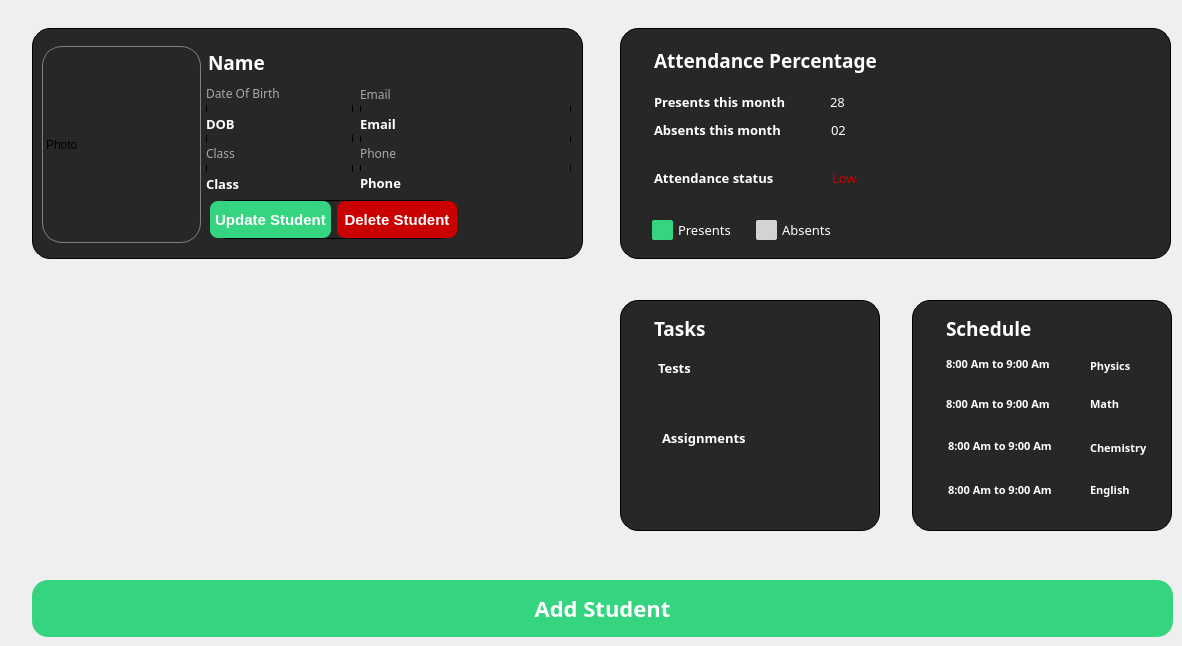
          <widget class="QWidget" name="page_3">
           <widget class="QFrame" name="frame">
            <property name="geometry">
             <rect>
              <x>32</x>
              <y>28</y>
              <width>551</width>
              <height>231</height>
             </rect>
            </property>
            <property name="styleSheet">
             <string notr="true">background-color: rgb(39, 39, 39);
border : 1px solid black;
border-radius : 18px;</string>
            </property>
            <property name="frameShape">
             <enum>QFrame::Shape::StyledPanel</enum>
            </property>
            <property name="frameShadow">
             <enum>QFrame::Shadow::Raised</enum>
            </property>
            <widget class="QLabel" name="studentPhotoLabel">
             <property name="geometry">
              <rect>
               <x>10</x>
               <y>18</y>
               <width>159</width>
               <height>197</height>
              </rect>
             </property>
             <property name="styleSheet">
              <string notr="true">border : 1px solid gray;
border-radius : 20px;</string>
             </property>
             <property name="text">
              <string>Photo</string>
             </property>
             <property name="scaledContents">
              <bool>true</bool>
             </property>
            </widget>
            <widget class="QWidget" name="layoutWidget">
             <property name="geometry">
              <rect>
               <x>328</x>
               <y>54</y>
               <width>211</width>
               <height>113</height>
              </rect>
             </property>
             <layout class="QVBoxLayout" name="verticalLayout_15">
              <item>
               <widget class="QLabel" name="studentDOBLabel_4">
                <property name="font">
                 <font>
                  <family>Poppins</family>
                 </font>
                </property>
                <property name="styleSheet">
                 <string notr="true">border : none;
color: rgb(168, 168, 168);</string>
                </property>
                <property name="text">
                 <string>Email</string>
                </property>
                <property name="scaledContents">
                 <bool>true</bool>
                </property>
               </widget>
              </item>
              <item>
               <widget class="QLabel" name="studentEmailLabel">
                <property name="font">
                 <font>
                  <family>Poppins</family>
                  <pointsize>10</pointsize>
                  <bold>true</bold>
                 </font>
                </property>
                <property name="styleSheet">
                 <string notr="true">border : none;
color : white;</string>
                </property>
                <property name="text">
                 <string>Email</string>
                </property>
                <property name="scaledContents">
                 <bool>true</bool>
                </property>
               </widget>
              </item>
              <item>
               <widget class="QLabel" name="studentDOBLabel_5">
                <property name="font">
                 <font>
                  <family>Poppins</family>
                 </font>
                </property>
                <property name="styleSheet">
                 <string notr="true">border : none;
color: rgb(168, 168, 168);</string>
                </property>
                <property name="text">
                 <string>Phone</string>
                </property>
                <property name="scaledContents">
                 <bool>true</bool>
                </property>
               </widget>
              </item>
              <item>
               <widget class="QLabel" name="studentPhoneLabel">
                <property name="font">
                 <font>
                  <family>Poppins</family>
                  <pointsize>10</pointsize>
                  <bold>true</bold>
                 </font>
                </property>
                <property name="styleSheet">
                 <string notr="true">border : none;
color : white;</string>
                </property>
                <property name="text">
                 <string>Phone</string>
                </property>
                <property name="scaledContents">
                 <bool>true</bool>
                </property>
               </widget>
              </item>
             </layout>
            </widget>
            <widget class="QWidget" name="layoutWidget">
             <property name="geometry">
              <rect>
               <x>178</x>
               <y>172</y>
               <width>247</width>
               <height>39</height>
              </rect>
             </property>
             <layout class="QHBoxLayout" name="horizontalLayout_2">
              <item>
               <widget class="QPushButton" name="editStudentButton">
                <property name="minimumSize">
                 <size>
                  <width>0</width>
                  <height>37</height>
                 </size>
                </property>
                <property name="maximumSize">
                 <size>
                  <width>16777215</width>
                  <height>37</height>
                 </size>
                </property>
                <property name="styleSheet">
                 <string notr="true">QPushButton{
	background-color : #34D481;
	color : white;
	border : none;
	border-radius : 8px;
	font-weight : bold;
	font-size : 15px;
}</string>
                </property>
                <property name="text">
                 <string>Update Student</string>
                </property>
               </widget>
              </item>
              <item>
               <widget class="QPushButton" name="deleteStudentButton">
                <property name="minimumSize">
                 <size>
                  <width>0</width>
                  <height>37</height>
                 </size>
                </property>
                <property name="maximumSize">
                 <size>
                  <width>16777215</width>
                  <height>37</height>
                 </size>
                </property>
                <property name="styleSheet">
                 <string notr="true">QPushButton{
	background-color: rgb(202, 0, 0);
	color : white;
	border : none;
	border-radius : 8px;
	font-weight : bold;
	font-size : 15px;
}</string>
                </property>
                <property name="text">
                 <string>Delete Student</string>
                </property>
               </widget>
              </item>
             </layout>
            </widget>
            <widget class="QWidget" name="layoutWidget">
             <property name="geometry">
              <rect>
               <x>174</x>
               <y>54</y>
               <width>147</width>
               <height>113</height>
              </rect>
             </property>
             <layout class="QVBoxLayout" name="verticalLayout_14">
              <property name="spacing">
               <number>7</number>
              </property>
              <item>
               <widget class="QLabel" name="studentDOBLabel_2">
                <property name="font">
                 <font>
                  <family>Poppins</family>
                 </font>
                </property>
                <property name="styleSheet">
                 <string notr="true">border : none;
color: rgb(168, 168, 168);</string>
                </property>
                <property name="text">
                 <string>Date Of Birth</string>
                </property>
                <property name="scaledContents">
                 <bool>true</bool>
                </property>
               </widget>
              </item>
              <item>
               <widget class="QLabel" name="studentDOBLabel">
                <property name="font">
                 <font>
                  <family>Poppins</family>
                  <pointsize>10</pointsize>
                  <bold>true</bold>
                 </font>
                </property>
                <property name="styleSheet">
                 <string notr="true">border : none;
color : white;</string>
                </property>
                <property name="text">
                 <string>DOB</string>
                </property>
                <property name="scaledContents">
                 <bool>true</bool>
                </property>
               </widget>
              </item>
              <item>
               <widget class="QLabel" name="studentDOBLabel_3">
                <property name="font">
                 <font>
                  <family>Poppins</family>
                 </font>
                </property>
                <property name="styleSheet">
                 <string notr="true">border : none;
color: rgb(168, 168, 168);</string>
                </property>
                <property name="text">
                 <string>Class</string>
                </property>
                <property name="scaledContents">
                 <bool>true</bool>
                </property>
               </widget>
              </item>
              <item>
               <widget class="QLabel" name="studentClassLabel">
                <property name="font">
                 <font>
                  <family>Poppins</family>
                  <pointsize>10</pointsize>
                  <bold>true</bold>
                 </font>
                </property>
                <property name="styleSheet">
                 <string notr="true">border : none;
color : white;</string>
                </property>
                <property name="text">
                 <string>Class</string>
                </property>
                <property name="scaledContents">
                 <bool>true</bool>
                </property>
               </widget>
              </item>
             </layout>
            </widget>
            <widget class="QLabel" name="studentNameLabel">
             <property name="geometry">
              <rect>
               <x>176</x>
               <y>18</y>
               <width>357</width>
               <height>32</height>
              </rect>
             </property>
             <property name="font">
              <font>
               <family>Poppins</family>
               <pointsize>14</pointsize>
               <bold>true</bold>
              </font>
             </property>
             <property name="styleSheet">
              <string notr="true">border : none;
color : white;</string>
             </property>
             <property name="text">
              <string>Name</string>
             </property>
             <property name="scaledContents">
              <bool>true</bool>
             </property>
            </widget>
           </widget>
           <widget class="QPushButton" name="Add_Student">
            <property name="geometry">
             <rect>
              <x>32</x>
              <y>580</y>
              <width>1141</width>
              <height>57</height>
             </rect>
            </property>
            <property name="font">
             <font>
              <family>Poppins</family>
              <pointsize>-1</pointsize>
              <bold>true</bold>
             </font>
            </property>
            <property name="styleSheet">
             <string notr="true">QPushButton{
	background-color : #34D481;
	color : white;
	border : none;
	border-radius : 16px;
	font-weight : bold;
	font-family : &quot;Poppins&quot;;
	font-size : 22px;
}</string>
            </property>
            <property name="text">
             <string>Add Student</string>
            </property>
           </widget>
           <widget class="QFrame" name="frame_2">
            <property name="geometry">
             <rect>
              <x>620</x>
              <y>28</y>
              <width>551</width>
              <height>231</height>
             </rect>
            </property>
            <property name="styleSheet">
             <string notr="true">background-color: rgb(39, 39, 39);
border : 1px solid black;
border-radius : 18px;</string>
            </property>
            <property name="frameShape">
             <enum>QFrame::Shape::StyledPanel</enum>
            </property>
            <property name="frameShadow">
             <enum>QFrame::Shadow::Raised</enum>
            </property>
            <widget class="QFrame" name="frame_attendance">
             <property name="geometry">
              <rect>
               <x>322</x>
               <y>34</y>
               <width>169</width>
               <height>167</height>
              </rect>
             </property>
             <property name="styleSheet">
              <string notr="true">QFrame {
    background-color: transparent;
    border : none;
}
</string>
             </property>
             <property name="frameShape">
              <enum>QFrame::Shape::StyledPanel</enum>
             </property>
             <property name="frameShadow">
              <enum>QFrame::Shadow::Raised</enum>
             </property>
            </widget>
            <widget class="QLabel" name="studentNameLabel_2">
             <property name="geometry">
              <rect>
               <x>34</x>
               <y>16</y>
               <width>289</width>
               <height>32</height>
              </rect>
             </property>
             <property name="font">
              <font>
               <family>Poppins</family>
               <pointsize>14</pointsize>
               <bold>true</bold>
              </font>
             </property>
             <property name="styleSheet">
              <string notr="true">border : none;
color : white;</string>
             </property>
             <property name="text">
              <string>Attendance Percentage</string>
             </property>
             <property name="scaledContents">
              <bool>true</bool>
             </property>
            </widget>
            <widget class="QLabel" name="studentDOBLabel_6">
             <property name="geometry">
              <rect>
               <x>58</x>
               <y>190</y>
               <width>77</width>
               <height>24</height>
              </rect>
             </property>
             <property name="font">
              <font>
               <family>Poppins</family>
               <pointsize>10</pointsize>
               <bold>false</bold>
              </font>
             </property>
             <property name="styleSheet">
              <string notr="true">border : none;
color : white;</string>
             </property>
             <property name="text">
              <string>Presents</string>
             </property>
             <property name="scaledContents">
              <bool>true</bool>
             </property>
            </widget>
            <widget class="QLabel" name="label_4">
             <property name="geometry">
              <rect>
               <x>32</x>
               <y>192</y>
               <width>21</width>
               <height>20</height>
              </rect>
             </property>
             <property name="minimumSize">
              <size>
               <width>21</width>
               <height>20</height>
              </size>
             </property>
             <property name="maximumSize">
              <size>
               <width>21</width>
               <height>20</height>
              </size>
             </property>
             <property name="styleSheet">
              <string notr="true">background-color:  #34D481;
border-radius : 2px;
border : none;</string>
             </property>
             <property name="text">
              <string/>
             </property>
            </widget>
            <widget class="QLabel" name="label_6">
             <property name="geometry">
              <rect>
               <x>136</x>
               <y>192</y>
               <width>21</width>
               <height>20</height>
              </rect>
             </property>
             <property name="minimumSize">
              <size>
               <width>21</width>
               <height>20</height>
              </size>
             </property>
             <property name="maximumSize">
              <size>
               <width>21</width>
               <height>20</height>
              </size>
             </property>
             <property name="styleSheet">
              <string notr="true">background-color:  lightgray;
border-radius : 2px;
border : none;</string>
             </property>
             <property name="text">
              <string/>
             </property>
            </widget>
            <widget class="QLabel" name="studentDOBLabel_7">
             <property name="geometry">
              <rect>
               <x>162</x>
               <y>190</y>
               <width>75</width>
               <height>24</height>
              </rect>
             </property>
             <property name="font">
              <font>
               <family>Poppins</family>
               <pointsize>10</pointsize>
               <bold>false</bold>
              </font>
             </property>
             <property name="styleSheet">
              <string notr="true">border : none;
color : white;</string>
             </property>
             <property name="text">
              <string>Absents</string>
             </property>
             <property name="scaledContents">
              <bool>true</bool>
             </property>
            </widget>
            <widget class="QLabel" name="month_present">
             <property name="geometry">
              <rect>
               <x>34</x>
               <y>62</y>
               <width>181</width>
               <height>24</height>
              </rect>
             </property>
             <property name="font">
              <font>
               <family>Poppins</family>
               <pointsize>10</pointsize>
               <bold>true</bold>
              </font>
             </property>
             <property name="styleSheet">
              <string notr="true">border : none;
color : white;</string>
             </property>
             <property name="text">
              <string>Presents this month</string>
             </property>
             <property name="scaledContents">
              <bool>true</bool>
             </property>
            </widget>
            <widget class="QLabel" name="month_absent">
             <property name="geometry">
              <rect>
               <x>34</x>
               <y>90</y>
               <width>173</width>
               <height>24</height>
              </rect>
             </property>
             <property name="font">
              <font>
               <family>Poppins</family>
               <pointsize>10</pointsize>
               <bold>true</bold>
              </font>
             </property>
             <property name="styleSheet">
              <string notr="true">border : none;
color : white;</string>
             </property>
             <property name="text">
              <string>Absents this month</string>
             </property>
             <property name="scaledContents">
              <bool>true</bool>
             </property>
            </widget>
            <widget class="QLabel" name="label_presentCount">
             <property name="geometry">
              <rect>
               <x>210</x>
               <y>62</y>
               <width>29</width>
               <height>24</height>
              </rect>
             </property>
             <property name="font">
              <font>
               <family>Poppins</family>
               <pointsize>10</pointsize>
               <bold>false</bold>
              </font>
             </property>
             <property name="styleSheet">
              <string notr="true">border : none;
color : white;</string>
             </property>
             <property name="text">
              <string>28</string>
             </property>
             <property name="scaledContents">
              <bool>true</bool>
             </property>
            </widget>
            <widget class="QLabel" name="label_absentCount">
             <property name="geometry">
              <rect>
               <x>211</x>
               <y>90</y>
               <width>27</width>
               <height>24</height>
              </rect>
             </property>
             <property name="font">
              <font>
               <family>Poppins</family>
               <pointsize>10</pointsize>
               <bold>false</bold>
              </font>
             </property>
             <property name="styleSheet">
              <string notr="true">border : none;
color : white;</string>
             </property>
             <property name="text">
              <string>02</string>
             </property>
             <property name="scaledContents">
              <bool>true</bool>
             </property>
            </widget>
            <widget class="QLabel" name="month_status">
             <property name="geometry">
              <rect>
               <x>34</x>
               <y>138</y>
               <width>173</width>
               <height>24</height>
              </rect>
             </property>
             <property name="font">
              <font>
               <family>Poppins</family>
               <pointsize>10</pointsize>
               <bold>true</bold>
              </font>
             </property>
             <property name="styleSheet">
              <string notr="true">border : none;
color : white;</string>
             </property>
             <property name="text">
              <string>Attendance status</string>
             </property>
             <property name="scaledContents">
              <bool>true</bool>
             </property>
            </widget>
            <widget class="QLabel" name="label_attendanceStatus">
             <property name="geometry">
              <rect>
               <x>212</x>
               <y>138</y>
               <width>75</width>
               <height>24</height>
              </rect>
             </property>
             <property name="font">
              <font>
               <family>Poppins</family>
               <pointsize>10</pointsize>
               <bold>false</bold>
              </font>
             </property>
             <property name="styleSheet">
              <string notr="true">border : none;
color : rgb(202, 0, 0);</string>
             </property>
             <property name="text">
              <string>Low</string>
             </property>
             <property name="scaledContents">
              <bool>true</bool>
             </property>
            </widget>
           </widget>
           <widget class="QWidget" name="chartContainer" native="true">
            <property name="geometry">
             <rect>
              <x>25</x>
              <y>290</y>
              <width>581</width>
              <height>250</height>
             </rect>
            </property>
            <property name="styleSheet">
             <string notr="true"/>
            </property>
           </widget>
           <widget class="QFrame" name="frame_3">
            <property name="geometry">
             <rect>
              <x>620</x>
              <y>300</y>
              <width>260</width>
              <height>231</height>
             </rect>
            </property>
            <property name="styleSheet">
             <string notr="true">background-color: rgb(39, 39, 39);
border : 1px solid black;
border-radius : 18px;</string>
            </property>
            <property name="frameShape">
             <enum>QFrame::Shape::StyledPanel</enum>
            </property>
            <property name="frameShadow">
             <enum>QFrame::Shadow::Raised</enum>
            </property>
            <widget class="QLabel" name="studentNameLabel_3">
             <property name="geometry">
              <rect>
               <x>34</x>
               <y>12</y>
               <width>79</width>
               <height>32</height>
              </rect>
             </property>
             <property name="font">
              <font>
               <family>Poppins</family>
               <pointsize>14</pointsize>
               <bold>true</bold>
              </font>
             </property>
             <property name="styleSheet">
              <string notr="true">border : none;
color : white;</string>
             </property>
             <property name="text">
              <string>Tasks</string>
             </property>
             <property name="scaledContents">
              <bool>true</bool>
             </property>
            </widget>
            <widget class="QLabel" name="month_present_2">
             <property name="geometry">
              <rect>
               <x>38</x>
               <y>56</y>
               <width>51</width>
               <height>24</height>
              </rect>
             </property>
             <property name="font">
              <font>
               <family>Poppins</family>
               <pointsize>10</pointsize>
               <bold>true</bold>
              </font>
             </property>
             <property name="styleSheet">
              <string notr="true">border : none;
color : white;</string>
             </property>
             <property name="text">
              <string>Tests</string>
             </property>
             <property name="scaledContents">
              <bool>true</bool>
             </property>
            </widget>
            <widget class="QLabel" name="month_present_3">
             <property name="geometry">
              <rect>
               <x>42</x>
               <y>126</y>
               <width>121</width>
               <height>24</height>
              </rect>
             </property>
             <property name="font">
              <font>
               <family>Poppins</family>
               <pointsize>10</pointsize>
               <bold>true</bold>
              </font>
             </property>
             <property name="styleSheet">
              <string notr="true">border : none;
color : white;</string>
             </property>
             <property name="text">
              <string>Assignments</string>
             </property>
             <property name="scaledContents">
              <bool>true</bool>
             </property>
            </widget>
           </widget>
           <widget class="QFrame" name="frame_4">
            <property name="geometry">
             <rect>
              <x>912</x>
              <y>300</y>
              <width>260</width>
              <height>231</height>
             </rect>
            </property>
            <property name="styleSheet">
             <string notr="true">background-color: rgb(39, 39, 39);
border : 1px solid black;
border-radius : 18px;</string>
            </property>
            <property name="frameShape">
             <enum>QFrame::Shape::StyledPanel</enum>
            </property>
            <property name="frameShadow">
             <enum>QFrame::Shadow::Raised</enum>
            </property>
            <widget class="QLabel" name="studentNameLabel_4">
             <property name="geometry">
              <rect>
               <x>34</x>
               <y>12</y>
               <width>119</width>
               <height>32</height>
              </rect>
             </property>
             <property name="font">
              <font>
               <family>Poppins</family>
               <pointsize>14</pointsize>
               <bold>true</bold>
              </font>
             </property>
             <property name="styleSheet">
              <string notr="true">border : none;
color : white;</string>
             </property>
             <property name="text">
              <string>Schedule</string>
             </property>
             <property name="scaledContents">
              <bool>true</bool>
             </property>
            </widget>
            <widget class="QLabel" name="month_absent_2">
             <property name="geometry">
              <rect>
               <x>34</x>
               <y>52</y>
               <width>137</width>
               <height>24</height>
              </rect>
             </property>
             <property name="font">
              <font>
               <family>Poppins</family>
               <pointsize>8</pointsize>
               <bold>true</bold>
              </font>
             </property>
             <property name="styleSheet">
              <string notr="true">border : none;
color : white;</string>
             </property>
             <property name="text">
              <string>8:00 Am to 9:00 Am</string>
             </property>
             <property name="scaledContents">
              <bool>true</bool>
             </property>
            </widget>
            <widget class="QLabel" name="month_absent_3">
             <property name="geometry">
              <rect>
               <x>34</x>
               <y>92</y>
               <width>137</width>
               <height>24</height>
              </rect>
             </property>
             <property name="font">
              <font>
               <family>Poppins</family>
               <pointsize>8</pointsize>
               <bold>true</bold>
              </font>
             </property>
             <property name="styleSheet">
              <string notr="true">border : none;
color : white;</string>
             </property>
             <property name="text">
              <string>8:00 Am to 9:00 Am</string>
             </property>
             <property name="scaledContents">
              <bool>true</bool>
             </property>
            </widget>
            <widget class="QLabel" name="month_absent_4">
             <property name="geometry">
              <rect>
               <x>36</x>
               <y>134</y>
               <width>137</width>
               <height>24</height>
              </rect>
             </property>
             <property name="font">
              <font>
               <family>Poppins</family>
               <pointsize>8</pointsize>
               <bold>true</bold>
              </font>
             </property>
             <property name="styleSheet">
              <string notr="true">border : none;
color : white;</string>
             </property>
             <property name="text">
              <string>8:00 Am to 9:00 Am</string>
             </property>
             <property name="scaledContents">
              <bool>true</bool>
             </property>
            </widget>
            <widget class="QLabel" name="month_absent_5">
             <property name="geometry">
              <rect>
               <x>36</x>
               <y>178</y>
               <width>137</width>
               <height>24</height>
              </rect>
             </property>
             <property name="font">
              <font>
               <family>Poppins</family>
               <pointsize>8</pointsize>
               <bold>true</bold>
              </font>
             </property>
             <property name="styleSheet">
              <string notr="true">border : none;
color : white;</string>
             </property>
             <property name="text">
              <string>8:00 Am to 9:00 Am</string>
             </property>
             <property name="scaledContents">
              <bool>true</bool>
             </property>
            </widget>
            <widget class="QLabel" name="month_absent_6">
             <property name="geometry">
              <rect>
               <x>178</x>
               <y>54</y>
               <width>59</width>
               <height>24</height>
              </rect>
             </property>
             <property name="font">
              <font>
               <family>Poppins</family>
               <pointsize>8</pointsize>
               <bold>true</bold>
              </font>
             </property>
             <property name="styleSheet">
              <string notr="true">border : none;
color : white;</string>
             </property>
             <property name="text">
              <string>Physics</string>
             </property>
             <property name="scaledContents">
              <bool>true</bool>
             </property>
            </widget>
            <widget class="QLabel" name="month_absent_7">
             <property name="geometry">
              <rect>
               <x>178</x>
               <y>92</y>
               <width>43</width>
               <height>24</height>
              </rect>
             </property>
             <property name="font">
              <font>
               <family>Poppins</family>
               <pointsize>8</pointsize>
               <bold>true</bold>
              </font>
             </property>
             <property name="styleSheet">
              <string notr="true">border : none;
color : white;</string>
             </property>
             <property name="text">
              <string>Math</string>
             </property>
             <property name="scaledContents">
              <bool>true</bool>
             </property>
            </widget>
            <widget class="QLabel" name="month_absent_8">
             <property name="geometry">
              <rect>
               <x>178</x>
               <y>136</y>
               <width>73</width>
               <height>24</height>
              </rect>
             </property>
             <property name="font">
              <font>
               <family>Poppins</family>
               <pointsize>8</pointsize>
               <bold>true</bold>
              </font>
             </property>
             <property name="styleSheet">
              <string notr="true">border : none;
color : white;</string>
             </property>
             <property name="text">
              <string>Chemistry</string>
             </property>
             <property name="scaledContents">
              <bool>true</bool>
             </property>
            </widget>
            <widget class="QLabel" name="month_absent_9">
             <property name="geometry">
              <rect>
               <x>178</x>
               <y>178</y>
               <width>53</width>
               <height>24</height>
              </rect>
             </property>
             <property name="font">
              <font>
               <family>Poppins</family>
               <pointsize>8</pointsize>
               <bold>true</bold>
              </font>
             </property>
             <property name="styleSheet">
              <string notr="true">border : none;
color : white;</string>
             </property>
             <property name="text">
              <string>English</string>
             </property>
             <property name="scaledContents">
              <bool>true</bool>
             </property>
            </widget>
           </widget>
          </widget>
